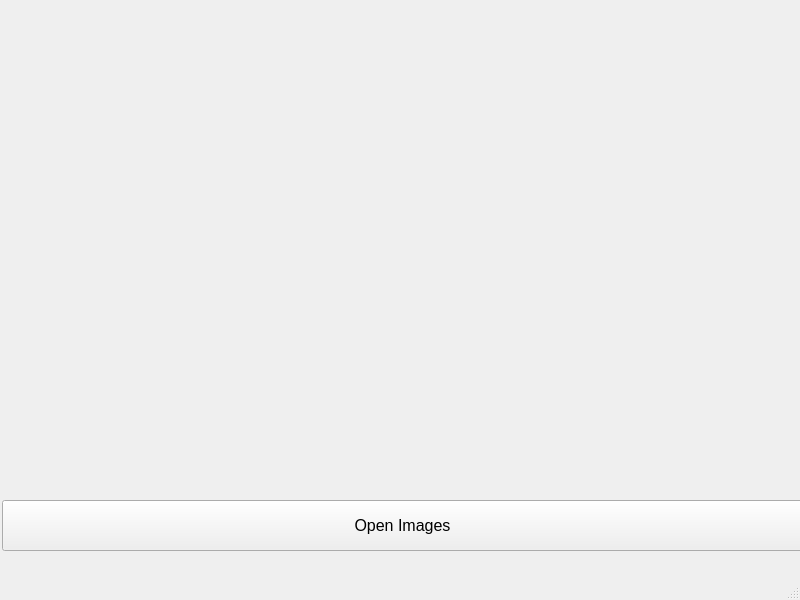
<?xml version="1.0" encoding="UTF-8"?>
<ui version="4.0">
 <class>MainWindow</class>
 <widget class="QMainWindow" name="MainWindow">
  <property name="geometry">
   <rect>
    <x>0</x>
    <y>0</y>
    <width>800</width>
    <height>600</height>
   </rect>
  </property>
  <property name="font">
   <font>
    <pointsize>12</pointsize>
   </font>
  </property>
  <property name="windowTitle">
   <string>MainWindow</string>
  </property>
  <widget class="QWidget" name="centralwidget">
   <widget class="QPushButton" name="pushButton">
    <property name="geometry">
     <rect>
      <x>2</x>
      <y>500</y>
      <width>801</width>
      <height>51</height>
     </rect>
    </property>
    <property name="text">
     <string>Open Images</string>
    </property>
   </widget>
   <widget class="QLabel" name="label">
    <property name="geometry">
     <rect>
      <x>0</x>
      <y>10</y>
      <width>801</width>
      <height>491</height>
     </rect>
    </property>
    <property name="text">
     <string/>
    </property>
    <property name="alignment">
     <set>Qt::AlignCenter</set>
    </property>
   </widget>
  </widget>
  <widget class="QMenuBar" name="menubar">
   <property name="geometry">
    <rect>
     <x>0</x>
     <y>0</y>
     <width>800</width>
     <height>27</height>
    </rect>
   </property>
  </widget>
  <widget class="QStatusBar" name="statusbar"/>
 </widget>
 <resources/>
 <connections/>
</ui>
